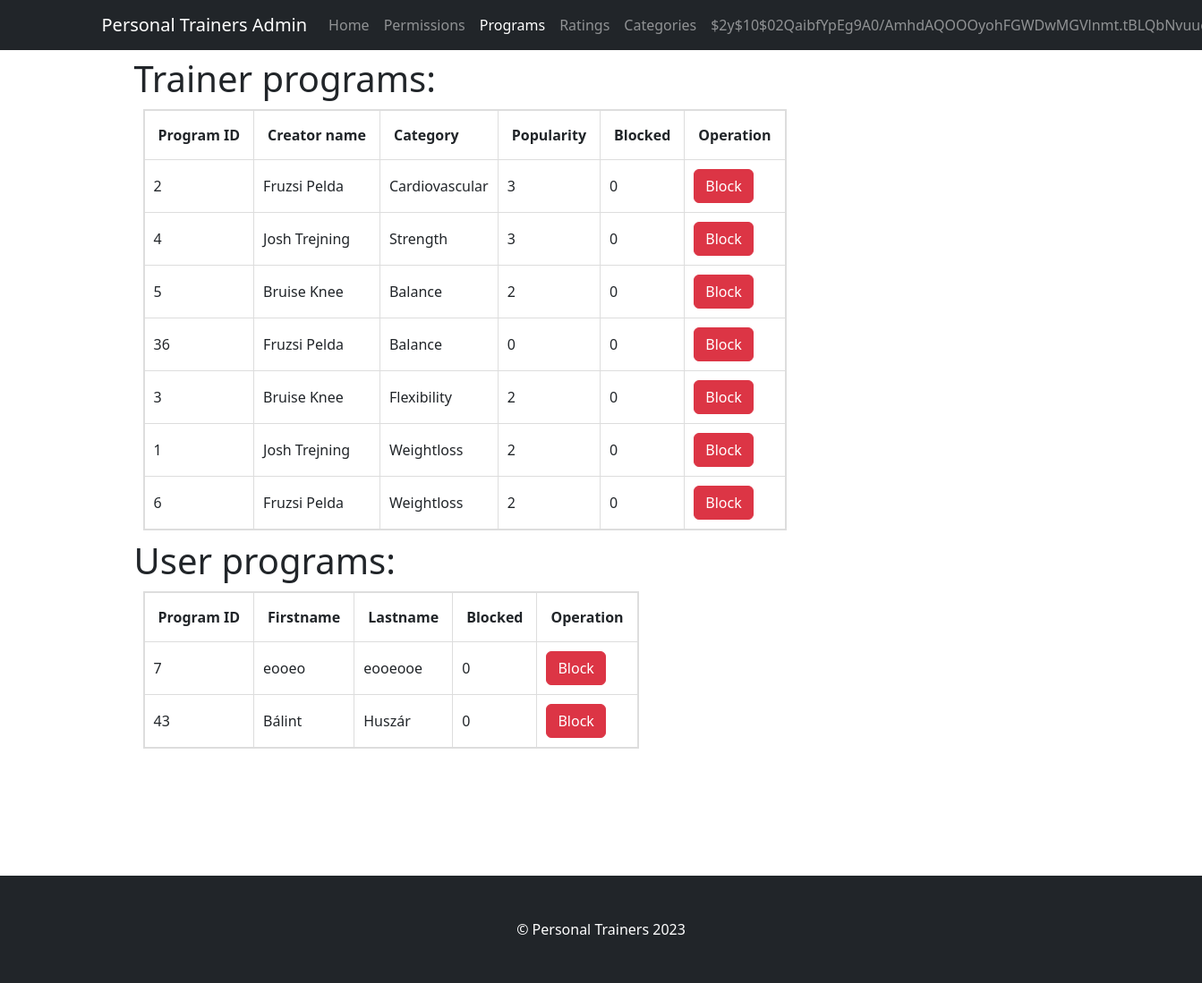
/admin/check_programs.php (signed in), run on the app's committed database.
### tables this page shows
CREATE TABLE `programs` (
  `program_id` int NOT NULL,
  `program_name` varchar(100) NOT NULL,
  `creator_id` int DEFAULT NULL,
  `category_id` int NOT NULL,
  `popularity` int NOT NULL DEFAULT '0',
  `is_hidden` tinyint(1) NOT NULL DEFAULT '0'
);

CREATE TABLE `program_category` (
  `category_id` int NOT NULL,
  `name` varchar(30) NOT NULL,
  `description` varchar(500) DEFAULT NULL
);

CREATE TABLE `user_programs` (
  `user_programs_id` int NOT NULL,
  `user_id` int NOT NULL,
  `is_hidden` smallint NOT NULL DEFAULT '0'
);

CREATE TABLE `user` (
  `user_id` int NOT NULL,
  `email` varchar(100) NOT NULL,
  `user_password` varchar(60) NOT NULL,
  `firstname` varchar(40) NOT NULL,
  `lastname` varchar(40) NOT NULL,
  `age` int DEFAULT NULL,
  `gender` smallint DEFAULT NULL,
  `phone` varchar(60) DEFAULT NULL,
  `is_banned` smallint NOT NULL DEFAULT '0',
  `active` smallint NOT NULL DEFAULT '0',
  `registration_token` char(40) NOT NULL,
  `registration_token_expiry` datetime DEFAULT NULL,
  `forgotten_password_token` char(40) DEFAULT NULL,
  `forgotten_password_expires` datetime DEFAULT NULL
);

### admin/check_programs.php (the view, shortened to what this page needs)
<?php
require_once 'functions.php';
?>
<!DOCTYPE html>
<html lang="en">
<head>
    <link rel="stylesheet" href="https://cdn.jsdelivr.net/npm/bootstrap@4.3.1/dist/css/bootstrap.min.css">
    <link href="css/guestStyle.css" rel="stylesheet" />
    <link rel="stylesheet" href="css/style.css">
</head>
<body>
<nav class="navbar navbar-expand-lg navbar-dark bg-dark">
    <div class="container">
        <a class="navbar-brand" href="index.php">Personal Trainers Admin</a>
        <div class="collapse navbar-collapse" id="navbarSupportedContent">
            <ul class="navbar-nav ms-auto mb-2 mb-lg-0">
                <li class="nav-item"><a class="nav-link" aria-current="page" href="index.php">Home</a></li>
                <li class="nav-item"><a class="nav-link" href="user_permissions.php">Permissions</a></li>
                <li class="nav-item"><a class="nav-link active" href="check_programs.php">Programs</a></li>
                <li class="nav-item"><a class="nav-link" href="trainer_ratings.php">Ratings</a></li>
                <li class="nav-item"><a class="nav-link" href="category.php">Categories</a></li>
                <?php
                if (isset($_SESSION['username'])) {
                    echo '
                    <li class="nav-item dropdown">
                    <a class="nav-link dropdown-toggle" href="#" role="button" data-bs-toggle="dropdown">'.$_SESSION["username"]. '</a>
                    <div class="dropdown-menu" aria-labelledby="navbarDropdown">
                        <a class="dropdown-item" href="logout.php">Log out</a>
                    </div>
                </li>
                    ';
                }
                ?>
            </ul>
        </div>
    </div>
</nav>
<div class="container px-4 px-lg-5">
    <div class="my-2">
        <h1 class="font-weight-light">Trainer programs:</h1>
    </div>
    <?php
    $sql = "SELECT p.program_id, CONCAT(t.firstname,' ',t.lastname) AS Creator_name,ca.name,p.popularity,p.is_hidden
            FROM programs p
            INNER JOIN program_creators pc ON p.creator_id = pc.p_creator_id
            INNER JOIN trainer t ON pc.trainer_id = t.trainer_id
            INNER JOIN program_category ca ON p.category_id = ca.category_id;";
    if($result =$pdo->query($sql)){
        while ($row = $result->fetch(PDO::FETCH_ASSOC)) {
            $programs[] = $row;
        }
    }
    ?>
    <form action="web.php" method="post">
        <table>
            <tr>
                <th>Program ID</th>
                <th>Creator name</th>
                <th>Category</th>
                <th>Popularity</th>
                <th>Blocked</th>
                <th>Operation</th>
            </tr>
            <?php
            foreach ($programs as $key => $value) {
                echo '<tr>
                    <td>' . $value['program_id'] . '</td>
                    <td>' . $value['Creator_name'] . '</td>
                    <td>' . $value['name'] . '</td>
                    <td>' . $value['popularity'] . '</td>
                    <td>' . $value['is_hidden'] . '</td>
                   <td>';
                if ($value['is_hidden'] === 0) {
                    echo ' <input type="hidden" name="action" value="block">
                       <button class="btn btn-danger" type="submit" name="trainer_program_Block" value="' . $value['program_id'] . '">Block</button>';
                } else {
                    echo '  <input type="hidden" name="action" value="block">
                        <button class="btn btn-success" type="submit" name="trainer_program_Unblock" value="' . $value['program_id'] . '">Unblock</button>';
                }
           echo '</td>
    </tr>';
            }
            ?>
        </table>
    </form>
    <div class="my-2">
        <h1 class="font-weight-light">User programs:</h1>
        <?php
        $sql = "SELECT up.user_programs_id,u.firstname,u.lastname,up.is_hidden FROM user_programs up
                INNER JOIN user u ON up.user_id = u.user_id;";
        if($result =$pdo->query($sql)){
            while ($row = $result->fetch(PDO::FETCH_ASSOC)) {
                $userprograms[] = $row;
            }
        }
        ?>
        <form action="web.php" method="post">
            <table>
                <tr>
                    <th>Program ID</th>
                    <th>Firstname</th>
                    <th>Lastname</th>
                    <th>Blocked</th>
                    <th>Operation</th>
                </tr>
                <?php
                foreach ($userprograms as $key => $value) {
                    echo '<tr>
                    <td>' . $value['user_programs_id'] . '</td>
                    <td>' . $value['firstname'] . '</td>
                    <td>' . $value['lastname'] . '</td>
                    <td>' . $value['is_hidden'] . '</td>
                   <td>';
                    if ($value['is_hidden'] === 0) {
                        echo ' <input type="hidden" name="action" value="block2">
                       <button class="btn btn-danger" type="submit" name="user_program_Block" value="' . $value['user_programs_id'] . '">Block</button>';
                    } else {
                        echo '  <input type="hidden" name="action" value="block2">
                        <button class="btn btn-success" type="submit" name="user_program_Unblock" value="' . $value['user_programs_id'] . '">Unblock</button>';
                    }
                    echo '</td>
    </tr>';
                }
                ?>
            </table>
        </form>
    </div>
</div>
<footer class="py-5 bg-dark">
    <div class="container px-4 px-lg-5"><p class="m-0 text-center text-white">&copy; Personal Trainers 2023</p></div>
</footer>
</body>
</html>

### admin/css/style.css (style rules this page uses)
body { min-height: 113vh; display: flex; flex-direction: column; }
footer { margin-top: auto; }
table, td, th { border: 1px solid #ddd; text-align: left; }
table { border-collapse: collapse; margin: 10px; }
th, td { padding: 15px; }
@media (max-width: 1560px) { .th,td { padding: 10px; } }

### data on the page
programs: program_id "2", Creator_name "Fruzsi Pelda", category.name "Cardiovascular", popularity "3", is_hidden "0"
programs: program_id "4", Creator_name "Josh Trejning", category.name "Strength", popularity "3", is_hidden "0"
programs: program_id "5", Creator_name "Bruise Knee", category.name "Balance", popularity "2", is_hidden "0"
programs: program_id "36", Creator_name "Fruzsi Pelda", category.name "Balance", popularity "0", is_hidden "0"
programs: program_id "3", Creator_name "Bruise Knee", category.name "Flexibility", popularity "2", is_hidden "0"
programs: program_id "1", Creator_name "Josh Trejning", category.name "Weightloss", popularity "2", is_hidden "0"
programs: program_id "6", Creator_name "Fruzsi Pelda", category.name "Weightloss", popularity "2", is_hidden "0"
user_programs: user_programs "7", user.firstname "eooeo", user.lastname "eooeooe", is_hidden "0"
user_programs: user_programs "43", user.firstname "Bálint", user.lastname "Huszár", is_hidden "0"
